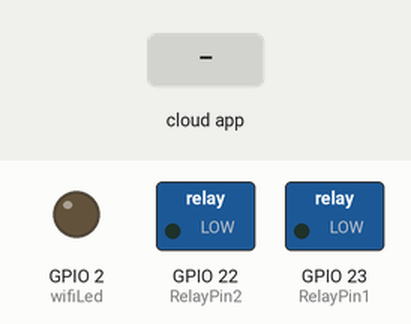
Simulated run of this sketch. Board: ESP32. Shown: switched loads named in the sketch (green lamp = pin HIGH), output pins drawn as LEDs (lit = HIGH). The test bench sets the inputs (shaded band). WiFi joins after 1.5 s; servers stay silent unless stated.

Above: at 2.7 s.
2.8 s: the phone or cloud app sets Your-Device-ID1 to 0
At 3.4 s:
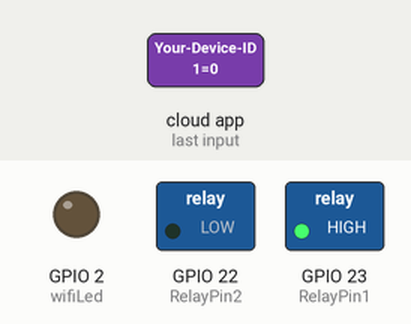
4.3 s: the phone or cloud app sets Your-Device-ID2 to 0
At 5.5 s:
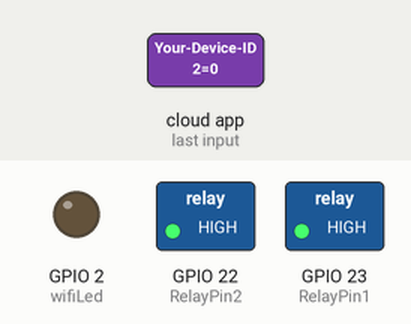
5.8 s: the phone or cloud app sets Your-Device-ID1 to 1
At 6.9 s:
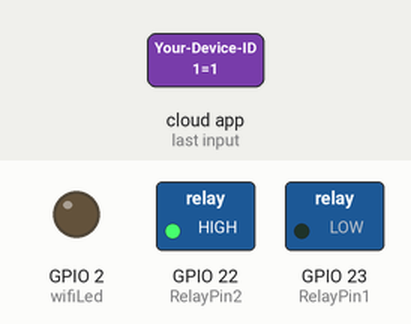
7.3 s: the phone or cloud app sets Your-Device-ID2 to 1
At 8.0 s:
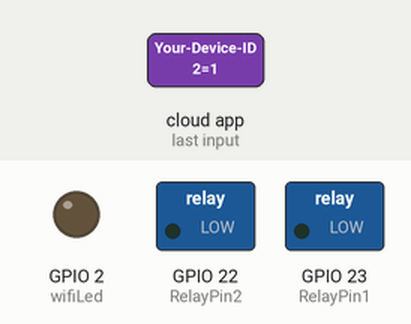
Timing chart, 0 to 9.8 s (numbered marks = the images above; inputs shaded):
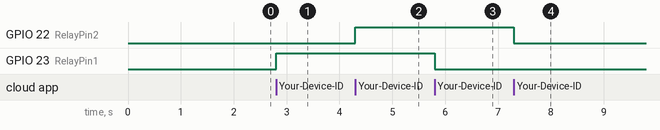

The sketch:

SAI.ino
```cpp
#include <WiFi.h>
#include "SinricPro.h"
#include "SinricProSwitch.h"

#define WIFI_SSID "Your-WiFi-Name"
#define WIFI_PASS "Your-WiFi-Password"
#define APP_KEY "Your-App-Key"
#define APP_SECRET "Your-App-Secret"

#define RelayPin1 23
#define RelayPin2 22
#define wifiLed 2

void setup() {
  Serial.begin(9600);
  pinMode(RelayPin1, OUTPUT);
  pinMode(RelayPin2, OUTPUT);
  pinMode(wifiLed, OUTPUT);

  WiFi.begin(WIFI_SSID, WIFI_PASS);
  while (WiFi.status() != WL_CONNECTED) delay(250);

  SinricProSwitch &lightSwitch = SinricPro["Your-Device-ID1"];
  SinricProSwitch &fanSwitch = SinricPro["Your-Device-ID2"];

  lightSwitch.onPowerState([](String, bool &state) {
    digitalWrite(RelayPin1, state ? LOW : HIGH);
    return true;
  });

  fanSwitch.onPowerState([](String, bool &state) {
    digitalWrite(RelayPin2, state ? LOW : HIGH);
    return true;
  });

  SinricPro.begin(APP_KEY, APP_SECRET);
}

void loop() {
  SinricPro.handle();
}
```

Measured:
- after the input at 2.8 s, GPIO 23 (RelayPin1): LOW → HIGH at once
- after the input at 4.3 s, GPIO 22 (RelayPin2): LOW → HIGH at once
- after the input at 5.8 s, GPIO 23 (RelayPin1): HIGH → LOW at once
- after the input at 7.3 s, GPIO 22 (RelayPin2): HIGH → LOW at once
